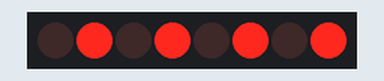
Bench run of a sketch on a simulated Arduino Uno, built with avr-gcc and run on an emulated ATmega328P. Shown: 8 shift-register outputs drawn as a row of LEDs (first output left, lit = HIGH). Wiring (inferred from the names in the program): shift register (74HC595): data pin 2; shift clock pin 4; latch pin 3. Wiring (inferred from the signals the program sends): row of LEDs: on Q0, Q1, Q2, Q3, Q4, Q5, Q6, Q7. What the sketch prints to the serial monitor is not drawn.

Above: at 0.1 s.
At 1.5 s:
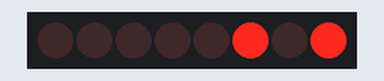
Timing chart, 0 to 3.0 s (numbered marks = the images above):
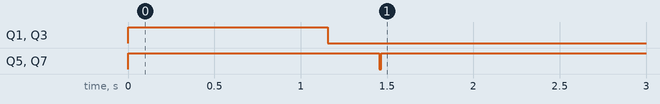

The sketch:

dc_motor_control.ino
```cpp
#include <TimerOne.h>

int latchPin = 3;
int clockPin = 4;
int dataPin = 2;

int clk = 0;
int pwmResolution = 10;
int shiftBits[] = {1,2,4,8,16,32,64,128};
int motorCommands[4]; // left - right - bleft - bright
int timerTime = 2000; //microsec
int maxSpeed = 10;

#define LEFT 160
#define RIGHT 10
#define B_LEFT 80
#define B_RIGHT 5
#define STOP 0


void pwmTimerF() {
  Serial.println(motorCommands[0]);
  clk++;
  if(clk > pwmResolution) clk =  0;
  int v = map(clk, 0, pwmResolution, 0, maxSpeed);

  int shiftValues = 0;
  for(int i=0; i<4; ++i) {
    if(v < motorCommands[i]) {
      if(i==0) {
        shiftValues += LEFT;
        Serial.println("left");
      }
      else if(i==1) {
        shiftValues += RIGHT;
        Serial.println("right");
      }
      else if(i==2) {
        shiftValues += B_LEFT;
        Serial.println("b left");
      }
      else if(i==3) {
        shiftValues += B_RIGHT;
        Serial.println("b right");
      }
      }
    }


  digitalWrite(latchPin, LOW);
  shiftOut(dataPin, clockPin, MSBFIRST, shiftValues);

  digitalWrite(latchPin, HIGH);
  }

void setup() {
  pinMode(latchPin, OUTPUT);
  pinMode(clockPin, OUTPUT);
  pinMode(dataPin, OUTPUT);

  digitalWrite(latchPin, LOW);
  digitalWrite(dataPin, LOW);
  digitalWrite(clockPin, LOW);

  Timer1.initialize(timerTime);
  Timer1.attachInterrupt(pwmTimerF);

  Serial.begin(9600);
}

/*void forward(int speed_val) {
  motorCommands[0] = speed_val;
  motorCommands[1] = speed_val;
  motorCommands[2] = 0;
  motorCommands[3] = 0;
  }

void backwards(int speed_val) {
  motorCommands[0] = 0;
  motorCommands[1] = 0;
  motorCommands[2] = speed_val;
  motorCommands[3] = speed_val;
  }

void stop_all() {
  motorCommands[0] = 0;
  motorCommands[1] = 0;
  motorCommands[2] = 0;
  motorCommands[3] = 0;
  }*/

void loop() {
  Serial.println("            LOOOOOOOOOP          ");
  /*for(int s=0; s<maxSpeed; ++s) {
    forward(s);
    delay(100);
    }
  delay(1000);
  for(int s=maxSpeed; s>=0; --s) {
    forward(s);
    delay(100);
    }
  delay(1000);

  for(int s=0; s<maxSpeed; ++s) {
    backwards(s);
    delay(100);
    }
  delay(1000);
  for(int s=maxSpeed; s>=0; --s) {
    backwards(s);
    delay(100);
    }
  delay(1000);*/
  motorCommands[0] = 10;
  motorCommands[1] = 10;
  motorCommands[2] = 0;
  motorCommands[3] = 0;
  delay(1000);
  motorCommands[0] = 7;
  motorCommands[1] = 0;
  motorCommands[2] = 0;
  motorCommands[3] = 0;
  delay(1000);
  /*backwards(maxSpeed/2);
  delay(1000);*/
  /*stop_all();
  delay(1000);*/
}
```

Measured:
- by itself, Q1, Q3: LOW → HIGH at 0.00 s, → LOW 1.2 s later
- by itself, Q5, Q7: LOW → HIGH at 0.00 s, → LOW 1.5 s later, → HIGH 0.01 s later
